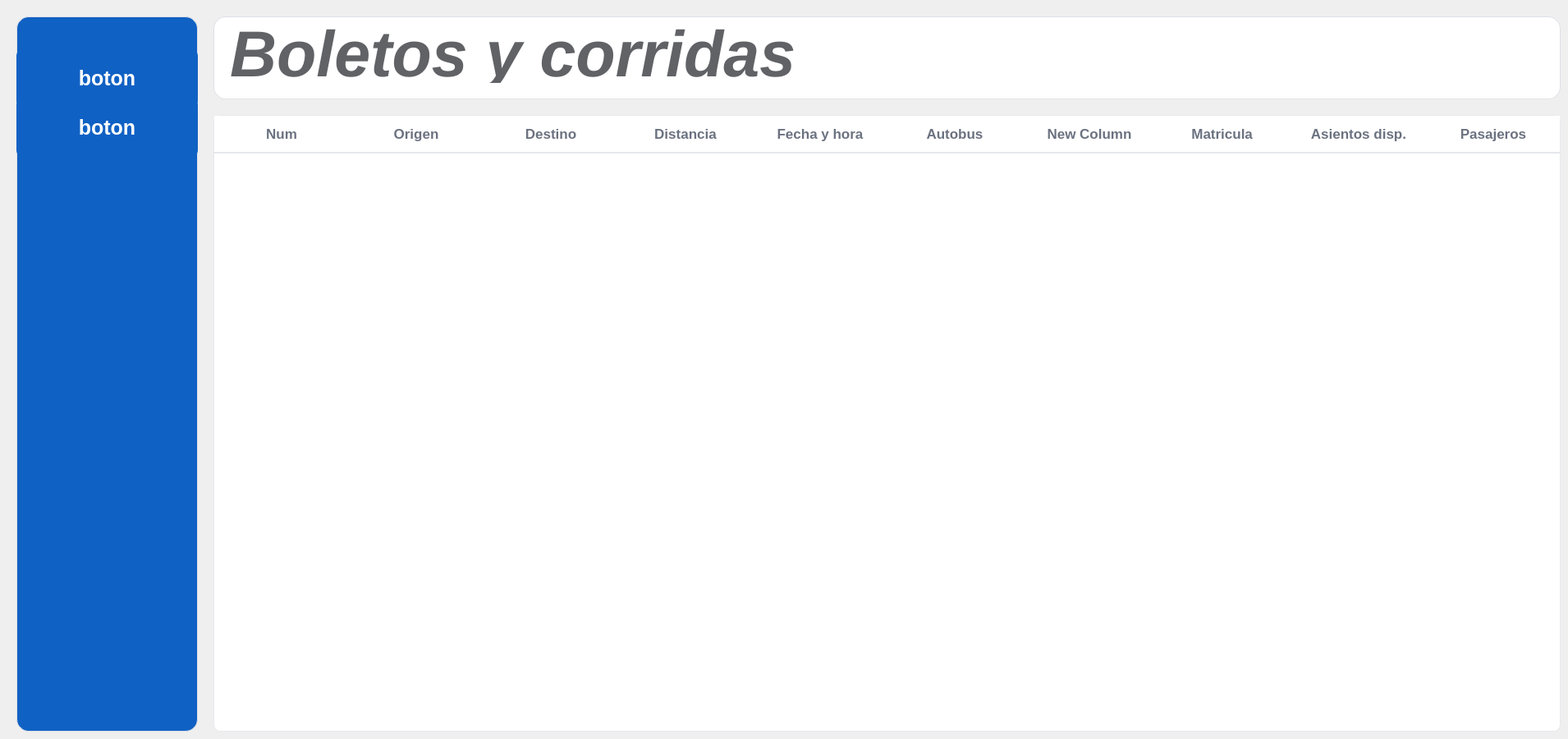
    <widget class="QWidget" name="pagina_boletosycorridas">
     <widget class="QTableWidget" name="QtableWidget_corridas_7">
      <property name="geometry">
       <rect>
        <x>260</x>
        <y>140</y>
        <width>1641</width>
        <height>751</height>
       </rect>
      </property>
      <property name="font">
       <font>
        <pointsize>-1</pointsize>
        <bold>true</bold>
       </font>
      </property>
      <property name="layoutDirection">
       <enum>Qt::LayoutDirection::LeftToRight</enum>
      </property>
      <property name="styleSheet">
       <string notr="true">QTableView {
    background: #ffffff;
    border: 1px solid #e6e8ec;
    border-radius: 8px;
    gridline-color: #f1f1f3;
    selection-background-color: #e8f0fe;
    selection-color: #1a1a1a;
    font-size: 14px;
    color: #333;
    alternate-background-color: #fafbff;
    show-grid: false;
}

QTableView::item {
    padding: 8px 12px;
    border: 0px;
}

QTableView::item:hover {
    background: #f5f8ff;
}

QTableView::item:selected {
    background: #e2edff;
    color: #1a1a1a;
}

QHeaderView::section {
    background: #ffffff;
    color: #6b7280;
    padding: 10px 12px;
    border: 0;
    border-bottom: 2px solid #e6e8ec;
    font-size: 17px;
    font-weight: 600;
}

QHeaderView::section:hover {
    background: #f7f9fc;
}

QHeaderView {
    background: #ffffff;
    border: 0;
}

QTableView::indicator {
    width: 18px;
    height: 18px;
}

QHeaderView::section:first {
    border-top-left-radius: 15px;
}

QHeaderView::section:last {
    border-top-right-radius: 15px;
}

QScrollBar:vertical {
    background: transparent;
    width: 10px;
    margin: 0px;
}

QScrollBar::handle:vertical {
    background: #cfd3da;
    min-height: 25px;
    border-radius: 5px;
}

QScrollBar::handle:vertical:hover {
    background: #b5bac4;
}

QScrollBar::add-line,
QScrollBar::sub-line {
    background: none;
    height: 0px;
}
</string>
      </property>
      <property name="horizontalScrollBarPolicy">
       <enum>Qt::ScrollBarPolicy::ScrollBarAlwaysOff</enum>
      </property>
      <property name="sizeAdjustPolicy">
       <enum>QAbstractScrollArea::SizeAdjustPolicy::AdjustIgnored</enum>
      </property>
      <attribute name="horizontalHeaderVisible">
       <bool>true</bool>
      </attribute>
      <attribute name="horizontalHeaderCascadingSectionResizes">
       <bool>false</bool>
      </attribute>
      <attribute name="horizontalHeaderDefaultSectionSize">
       <number>164</number>
      </attribute>
      <attribute name="horizontalHeaderHighlightSections">
       <bool>false</bool>
      </attribute>
      <column>
       <property name="text">
        <string>Num</string>
       </property>
       <property name="font">
        <font>
         <bold>true</bold>
        </font>
       </property>
      </column>
      <column>
       <property name="text">
        <string>Origen</string>
       </property>
       <property name="font">
        <font>
         <bold>true</bold>
        </font>
       </property>
      </column>
      <column>
       <property name="text">
        <string>Destino</string>
       </property>
       <property name="font">
        <font>
         <bold>true</bold>
        </font>
       </property>
      </column>
      <column>
       <property name="text">
        <string>Distancia</string>
       </property>
       <property name="font">
        <font>
         <bold>true</bold>
        </font>
       </property>
      </column>
      <column>
       <property name="text">
        <string>Fecha y hora</string>
       </property>
       <property name="font">
        <font>
         <bold>true</bold>
        </font>
       </property>
      </column>
      <column>
       <property name="text">
        <string>Autobus</string>
       </property>
       <property name="font">
        <font>
         <bold>true</bold>
        </font>
       </property>
      </column>
      <column>
       <property name="text">
        <string>New Column</string>
       </property>
      </column>
      <column>
       <property name="text">
        <string>Matricula </string>
       </property>
       <property name="font">
        <font>
         <bold>true</bold>
        </font>
       </property>
      </column>
      <column>
       <property name="text">
        <string>Asientos disp.</string>
       </property>
       <property name="font">
        <font>
         <bold>true</bold>
        </font>
       </property>
      </column>
      <column>
       <property name="text">
        <string>Pasajeros</string>
       </property>
       <property name="font">
        <font>
         <bold>true</bold>
        </font>
       </property>
      </column>
     </widget>
     <widget class="QWidget" name="widget_opbotones_7" native="true">
      <property name="geometry">
       <rect>
        <x>20</x>
        <y>20</y>
        <width>221</width>
        <height>871</height>
       </rect>
      </property>
      <property name="styleSheet">
       <string notr="true">

background-color: #1061C4;
border: 1px solid #dcdfe6;
border-radius: 15px;
gridline-color: #e0e0e0;
outline: none;
color: #606266;

</string>
      </property>
      <widget class="QPushButton" name="boton_ejemplo_19">
       <property name="geometry">
        <rect>
         <x>0</x>
         <y>40</y>
         <width>221</width>
         <height>71</height>
        </rect>
       </property>
       <property name="font">
        <font>
         <pointsize>-1</pointsize>
         <bold>true</bold>
        </font>
       </property>
       <property name="styleSheet">
        <string notr="true">QPushButton{
	background: #1061C4;
	color:WHITE;
	border:none;
	border-radius: 8px;
	font-weight: bold;
	font-size: 25px;
}

QPushButton:hover {
    background-color: #0D4FAB;    
}

QPushButton:pressed {
    background-color: #0A3F8A;     
}</string>
       </property>
       <property name="text">
        <string>boton</string>
       </property>
       <property name="iconSize">
        <size>
         <width>30</width>
         <height>30</height>
        </size>
       </property>
      </widget>
      <widget class="QPushButton" name="boton_ejemplo_20">
       <property name="geometry">
        <rect>
         <x>0</x>
         <y>100</y>
         <width>221</width>
         <height>71</height>
        </rect>
       </property>
       <property name="font">
        <font>
         <pointsize>-1</pointsize>
         <bold>true</bold>
        </font>
       </property>
       <property name="styleSheet">
        <string notr="true">QPushButton{
	background: #1061C4;
	color:WHITE;
	border:none;
	border-radius: 8px;
	font-weight: bold;
	font-size: 25px;
}

QPushButton:hover {
    background-color: #0D4FAB;    
}

QPushButton:pressed {
    background-color: #0A3F8A;     
}</string>
       </property>
       <property name="text">
        <string>boton</string>
       </property>
       <property name="iconSize">
        <size>
         <width>30</width>
         <height>30</height>
        </size>
       </property>
      </widget>
     </widget>
     <widget class="QWidget" name="widget_opfiltro_7" native="true">
      <property name="geometry">
       <rect>
        <x>260</x>
        <y>20</y>
        <width>1641</width>
        <height>101</height>
       </rect>
      </property>
      <property name="styleSheet">
       <string notr="true">background-color: #ffffff;
border: 1px solid #dcdfe6;
border-radius: 15px;
gridline-color: #e0e0e0;
outline: none;
color: #606266;
border-radius: 15px;
border-bottom: 1px solid #E3E3E3;

</string>
      </property>
      <widget class="QLabel" name="label_estatico_operadores_9">
       <property name="geometry">
        <rect>
         <x>20</x>
         <y>10</y>
         <width>721</width>
         <height>71</height>
        </rect>
       </property>
       <property name="font">
        <font>
         <pointsize>59</pointsize>
         <italic>true</italic>
         <bold>true</bold>
        </font>
       </property>
       <property name="styleSheet">
        <string notr="true">border:none

</string>
       </property>
       <property name="text">
        <string>Boletos y corridas</string>
       </property>
      </widget>
     </widget>
    </widget>
